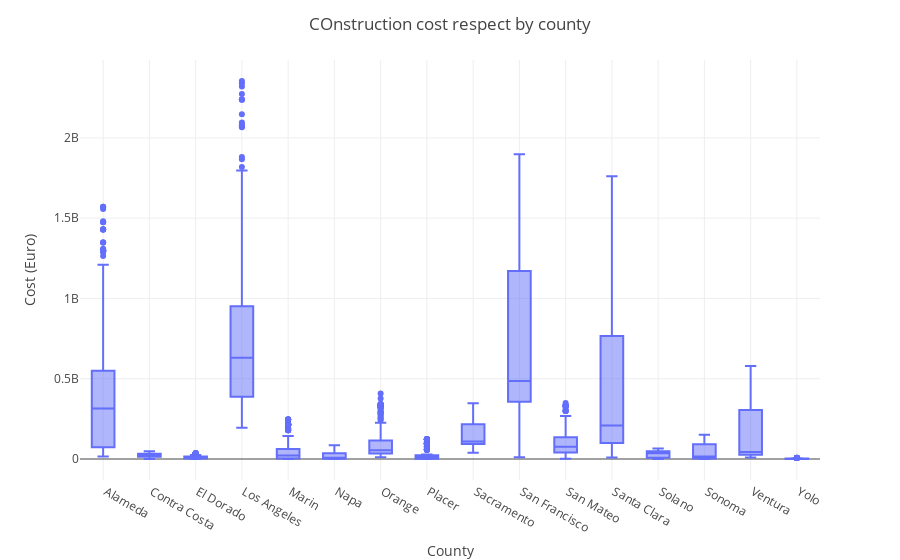

The cell this chart's notebook holds for it:
### Code cell
# In this boxxplot graph you can see the detail of all datasset 
figure = px.box(df, x='county', y='cost')
figure.update_layout(template='gridon',title='COnstruction cost respect by county',xaxis_title='County',yaxis_title='Cost (Euro)',
                     xaxis_showgrid=True,yaxis_showgrid=True)
figure.show()

### Figure 1 — Plotly figure (JSON) as saved in the notebook; plotly's stock layout.template omitted (floating-point values rounded to 4 significant figures; data arrays with more than 128 entries replaced by an {"elided": "..."} marker saying what was removed)
{"data": [{"alignmentgroup": "True", "hovertemplate": "county=%{x}<br>cost=%{y}<extra></extra>", "legendgroup": "", "marker": {"color": "#636efa"}, "name": "", "notched": false, "offsetgroup": "", "orientation": "v", "showlegend": false, "type": "box", "x": {"elided": "4544 str values"}, "x0": " ", "xaxis": "x", "y": {"elided": "4544 float values"}, "y0": " ", "yaxis": "y"}], "layout": {"boxmode": "group", "legend": {"tracegroupgap": 0}, "margin": {"t": 60}, "title": {"text": "COnstruction cost respect by county"}, "xaxis": {"anchor": "y", "domain": [0, 1], "showgrid": true, "title": {"text": "County"}}, "yaxis": {"anchor": "x", "domain": [0, 1], "showgrid": true, "title": {"text": "Cost (Euro)"}}}}
